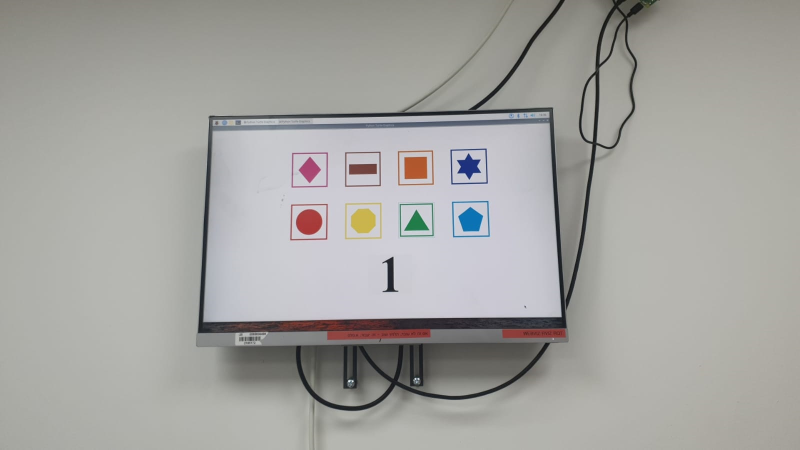
#> input picture DetectShapes/pic_test.jpg, 1599 x 899 px, found by its file name (shown at 1/2 size)
$ jupyter execute --allow-errors real_image_notebook.ipynb   (shell and % lines are left out)
#> lines starting #> are read from the running program, lines starting #| are printed output that depends on the picture; after the words box and inside, x2 and y2 are one past the last pixel; in counts of white or black regions, pixels touching at a corner belong together
[cell 1]
import numpy as np
import cv2
import matplotlib.pyplot as plt
import webcolors
import matplotlib.colors as mc

[cell 2]
img = cv2.imread(r'C:\Users\davidra\Desktop\NINJA_RAFAEL\Ninja2-master\DetectShapes\pic_test.jpg')
#> img is the input picture: shape (899, 1599, 3); mean B, G, R 160.1, 163.4, 164
imgGry = cv2.cvtColor(img, cv2.COLOR_BGR2GRAY)
print(f"dimensions = {img.shape}")
#| dimensions = (899, 1599, 3)
RGB_img = cv2.cvtColor(img, cv2.COLOR_BGR2RGB)
plt.imshow(RGB_img, interpolation='none')
plt.title('Original Image')
plt.show()


# detect the contours on the binary image using cv2.CHAIN_APPROX_NONE
ret , thresh = cv2.threshold(imgGry, 250 , 255, cv2.THRESH_BINARY)
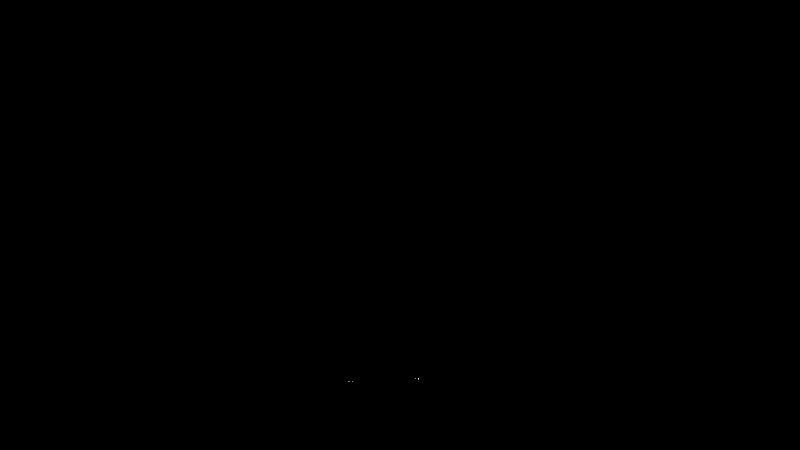
#> thresh: shape (899, 1599) (shown at 1/2 size); 0% white in thin lines or dots, all inside (x1, y1, x2, y2) = (697, 757, 838, 763)
contours, hierarchy = cv2.findContours(image=thresh, mode=cv2.RETR_TREE, method=cv2.CHAIN_APPROX_NONE)
#> contours = 4 contours, all with area under 20
# draw contours on the original image
#> (the rest of this cell did not finish here and is left out)

[cell 3]
len(contours)
#> Out = 4

[cell 4]
for contour in contours:
    (xc,yc,w,h) = cv2.boundingRect(contour)
    if (w > 100) and (h >100):
        print (f"xc {xc}, yc {yc}, w {w}, h {h}")
#> this loop made 4 passes
#> (xc, yc, w, h) on passes 1, 4: (705, 762, 1, 1), (831, 757, 1, 1)
#> (contour, xc, yc, w, h) on passes 2 to 3: ([[697, 762], [698, 762]], 697, 762, 2, 1), ([[836, 757], [837, 758], [837, 757]], 836, 757, 2, 2)

[cell 5]
img = cv2.imread(r'C:\Users\davidra\Desktop\NINJA_RAFAEL\Ninja2-master\DetectShapes\pic_test.jpg')
imgGry = cv2.cvtColor(img, cv2.COLOR_BGR2GRAY)
RGB_imgGry = cv2.cvtColor(imgGry, cv2.COLOR_BGR2RGB)
ret, thresh = cv2.threshold(RGB_imgGry, 150, 255, cv2.THRESH_BINARY)
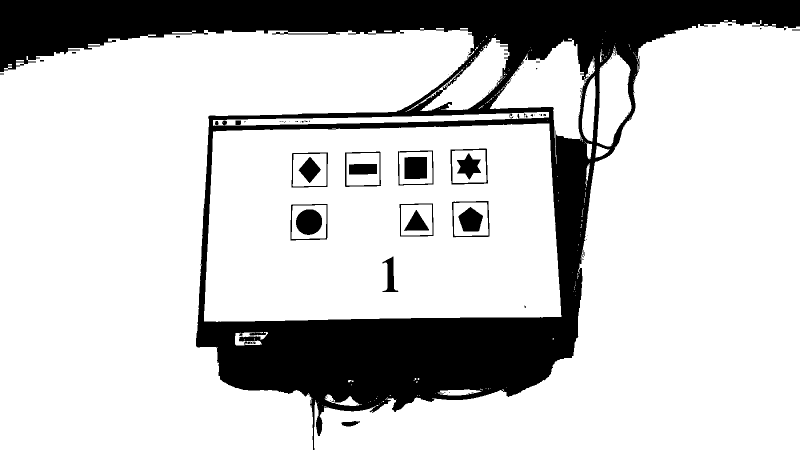
#> thresh: shape (899, 1599, 3) (shown at 1/2 size); 78.9% white; 127 black regions (100 under 20 px), largest, box (x1, y1, x2, y2) and area: (0, 0, 1599, 899) 285960, (592, 419, 644, 470) 2110, (809, 314, 854, 358) 1959

# visualize the binary image
plt.imshow(thresh, interpolation='none')
plt.title('B/W Image Image')
plt.show()

#> (a cell that did not finish here is left out)

[cell 7]
import cv2

def bw_scale(file_name, tresh_min, tresh_max):
#> called with tresh_min = 128, tresh_max = 255
    image = cv2.imread(file_name)
    image = cv2.cvtColor(image, cv2.COLOR_RGB2GRAY)
    #(thresh, im_bw) = cv2.threshold(image, tresh_min, tresh_max, cv2.THRESH_BINARY | cv2.THRESH_OTSU)
    (thresh, im_bw) = cv2.threshold(image, tresh_min, tresh_max, 0)
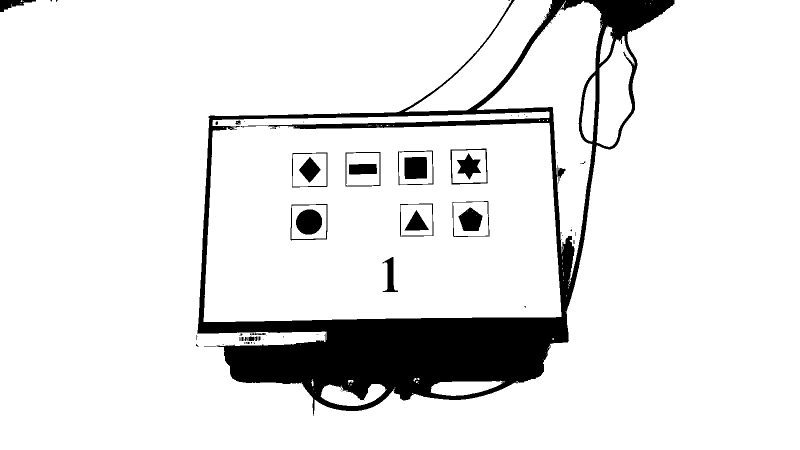
#> im_bw: shape (899, 1599) (shown at 1/2 size); 90% white; 92 black regions (64 under 20 px)
#> thresh = 128

    cv2.imwrite('bw_'+file_name, im_bw)
    return (thresh, im_bw)

def edge_detect(file_name, tresh_min, tresh_max):
    (thresh, im_bw) = bw_scale(file_name, tresh_min, tresh_max)
#> thresh = 128
    contours, hierarchy = cv2.findContours(im_bw, cv2.RETR_TREE, cv2.CHAIN_APPROX_SIMPLE)
#> contours = 194 contours, 144 with area under 20; largest, box (x1, y1, x2, y2) and area: (0, 0, 1599, 899) 942936, (407, 223, 1123, 644) 274010, (954, 2, 1205, 572) 43056, (810, 0, 1105, 224) 20826, (1193, 72, 1269, 294) 10316
    return (contours, hierarchy, im_bw)


filepath = r'C:\Users\davidra\Desktop\NINJA_RAFAEL\Ninja2-master\DetectShapes\pic_test.jpg'
contours, hierarchy, imbw = edge_detect(filepath, 128, 255)
print(len(contours))
#| 194

[cell 8]
# visualize the binary image
plt.imshow(imbw, interpolation='none')
plt.title('B/W Image Image')
plt.show()

#> (a cell that did not finish here is left out)

[cell 10]
import cv2
import matplotlib.pyplot as plt
img = cv2.imread(r'C:\Users\davidra\Desktop\NINJA_RAFAEL\Ninja2-master\DetectShapes\pic_test.jpg')
gray = cv2.cvtColor(img, cv2.COLOR_BGR2GRAY)
dst = cv2.Canny(gray, 0, 150)
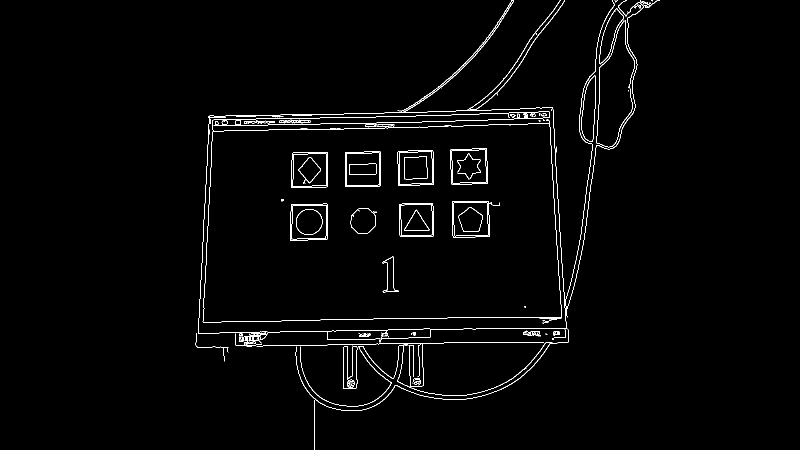
#> dst: shape (899, 1599) (shown at 1/2 size); 1.5% white in thin lines or dots, all inside (x1, y1, x2, y2) = (391, 0, 1320, 899)
blured = cv2.blur(dst, (5,5), 0)
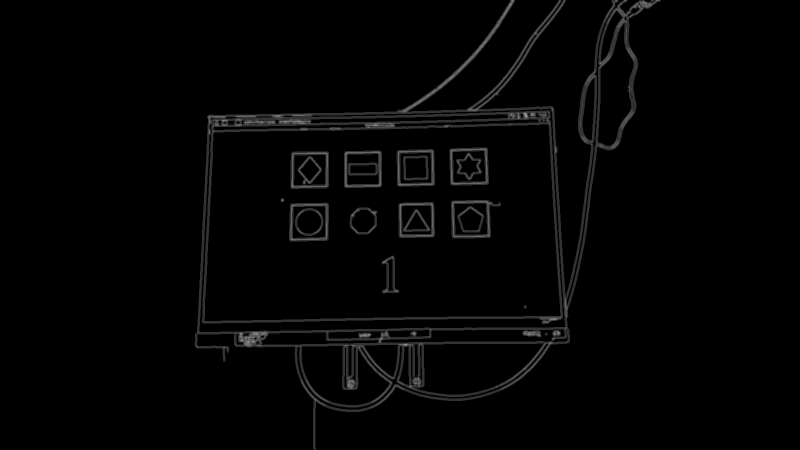
#> blured: shape (899, 1599) (shown at 1/2 size); min 0, max 173, mean 3.9
MIN_CONTOUR_AREA=1400
img_thresh = cv2.adaptiveThreshold(blured, 255, cv2.ADAPTIVE_THRESH_GAUSSIAN_C, cv2.THRESH_BINARY_INV, 11, 2)
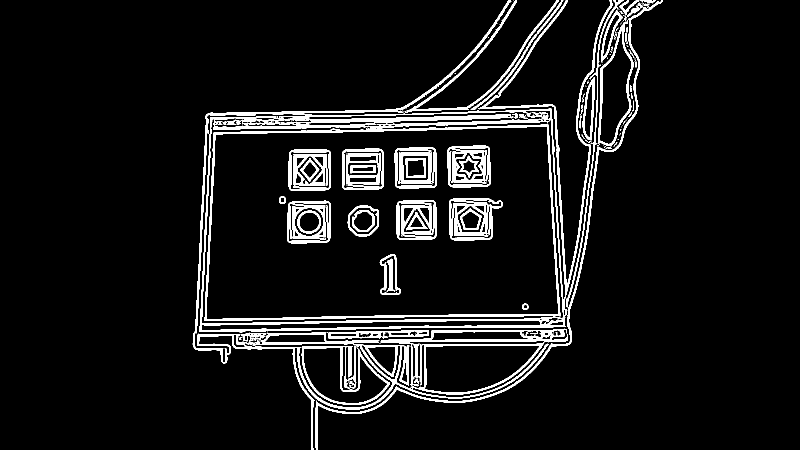
#> img_thresh: shape (899, 1599) (shown at 1/2 size); 7.2% white; 352 white regions (240 under 20 px)
Contours,imgContours = cv2.findContours(img_thresh, cv2.RETR_EXTERNAL, cv2.CHAIN_APPROX_NONE)
#> Contours = 201 contours, 179 with area under 20; largest, box (x1, y1, x2, y2) and area: (399, 217, 1131, 664) 302651, (821, 687, 1088, 789) 18405, (603, 692, 780, 810) 12630, (1196, 44, 1267, 292) 10044, (385, 0, 1098, 899) 8008; imgContours = 201 rows, first 6: [1, -1, -1, -1], [2, 0, -1, -1], [3, 1, -1, -1], [4, 2, -1, -1], [5, 3, -1, -1], [6, 4, -1, -1]

[cell 11]
for contour in Contours:
    (xc,yc,w,h) = cv2.boundingRect(contour)
    if (w > 200) and (h >200) and (yc > 10) and (xc > 10):
        print (f"xc {xc}, yc {yc}, w {w}, h {h}")
        cropped_image = img[yc:yc+h,xc:xc+w]
        # visualize the binary image
        plt.imshow(cropped_image, interpolation='none')
        plt.title('B/W Image Image')
        plt.show()
#> this loop made 201 passes
#> (xc, yc, w, h) on passes 1, 3, 4: (694, 776, 1, 1), (704, 771, 1, 1), (698, 770, 5, 3)
#| xc 399, yc 217, w 732, h 447

[cell 12]
img_thresh = cv2.adaptiveThreshold(blured, 255, cv2.ADAPTIVE_THRESH_GAUSSIAN_C, cv2.THRESH_BINARY_INV, 11, 2)
Contours,imgContours = cv2.findContours(img_thresh, cv2.RETR_EXTERNAL, cv2.CHAIN_APPROX_NONE)

[cell 13]
print(len(Contours))
#| 201

[cell 14]
import cv2
import matplotlib.pyplot as plt
img = cv2.imread(r'C:\Users\davidra\Desktop\NINJA_RAFAEL\Ninja2-master\DetectShapes\pic_test.jpg')
gray = cv2.cvtColor(img, cv2.COLOR_BGR2GRAY)
dst = cv2.Canny(gray, 0, 150)
blured = cv2.blur(dst, (5,5), 0)
MIN_CONTOUR_AREA=1400
img_thresh = cv2.adaptiveThreshold(blured, 255, cv2.ADAPTIVE_THRESH_GAUSSIAN_C, cv2.THRESH_BINARY_INV, 11, 2)
Contours,imgContours = cv2.findContours(img_thresh, cv2.RETR_EXTERNAL, cv2.CHAIN_APPROX_NONE)
for contour in Contours:
    if cv2.contourArea(contour) > MIN_CONTOUR_AREA:
        [X, Y, W, H] = cv2.boundingRect(contour)
        box=cv2.rectangle(img, (X, Y), (X + W, Y + H), (0,0,255), 2)
#> this loop made 201 passes
#> (X, Y, W, H) on passes 17, 24, 32, 51, 56, 57, 110, 128, 176, 184, 195, 198: (603, 692, 177, 118), (725, 690, 83, 64), (821, 687, 267, 102), (482, 665, 277, 25), (657, 660, 201, 18), (761, 659, 374, 27), (399, 217, 732, 447), (1165, 154, 24, 127), (1196, 44, 71, 248), (1202, 21, 43, 104), (631, 0, 694, 899), (956, 0, 292, 615)
#> contour on passes 1, 2, 3, 5, 6, 7: [[694, 776]], [[841, 771], [841, 772]], [[704, 771]], [[820, 769], [821, 769]], [[694, 766], [694, 767], [694, 768], [695, 767]], [[831, 764], [831, 765]]
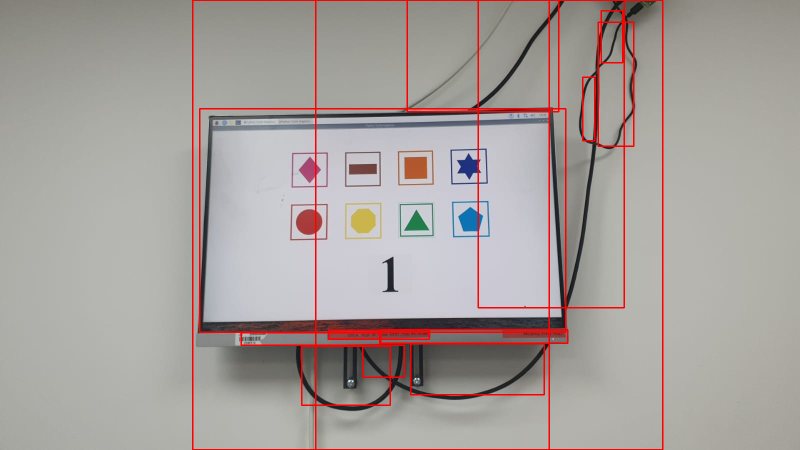
#> img: shape (899, 1599, 3) (shown at 1/2 size); 2.76% of pixels changed, all inside (x1, y1, x2, y2) = (384, 0, 1327, 899)

cropped_image = img[Y:Y+H, X:X+W]
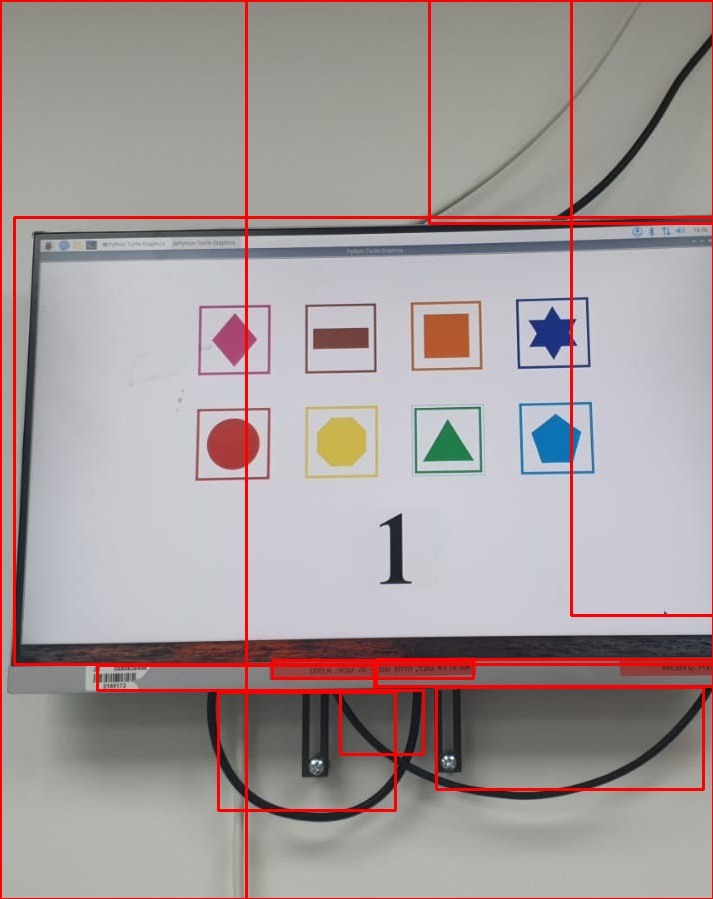
#> cropped_image: shape (899, 713, 3); mean B, G, R 154.6, 154.5, 165.5
print([X,Y,W,H])
#| [385, 0, 713, 899]
# visualize the binary image
plt.imshow(img, interpolation='none')
plt.title('B/W Image Image')
plt.show()
plt.imshow(cropped_image, interpolation='none')
plt.title('B/W Image Image')
plt.show()
